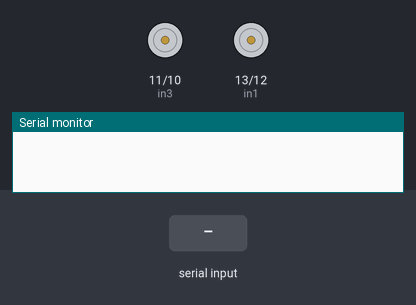
A sketch run on a simulated Arduino Uno, built with avr-gcc and run on an emulated ATmega328P. On the bench: motor-driver pin pairs drawn as motors (green arrow = first pin HIGH = forward, orange = second pin HIGH = backward, longer = more drive), the last lines printed to the serial monitor. The test bench sets the inputs (shaded band).

Above: at 2.0 s.
2.1 s: "fords\n" received over Serial
At 3.8 s:
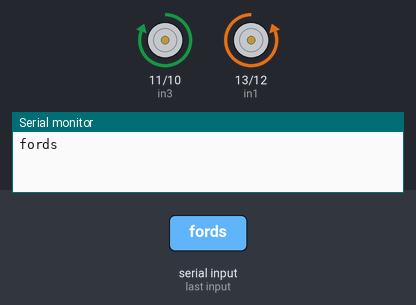
4.5 s: "lefts\n" received over Serial
At 5.4 s:
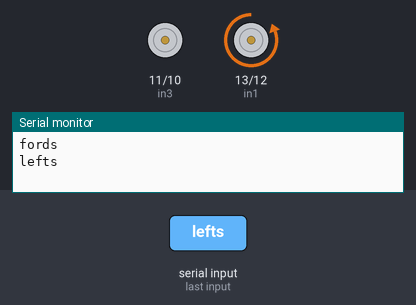
6.5 s: "right\n" received over Serial
At 8.1 s:
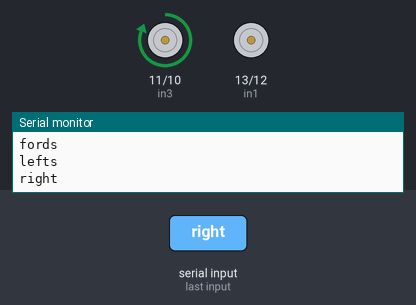
Timing chart, 0 to 9.6 s (numbered marks = the images above; inputs shaded):
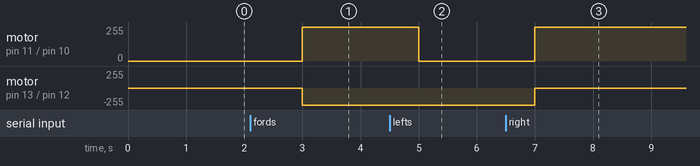

The sketch:

slaveCode.ino
```cpp
//For serial receive.
const byte numChars = 30;
char receivedChars[numChars]; // an array to store the received data
String received; //The data as a string
boolean newData = false;

// MOTOR A (right side)
int in1 = 13;
int in2 = 12;

// MOTOR B (left side)
int in3 = 11;
int in4 = 10;

void setup()
{
  Serial.begin(9600); // Starts the serial communication

  // Sets up all motor pins as output
  pinMode(in1, OUTPUT);
  pinMode(in2, OUTPUT);
  pinMode(in3, OUTPUT);
  pinMode(in4, OUTPUT);

  //pinMode(3, OUTPUT);
}

void loop()
{
  //Serial.println("hello from simon");
  delay(1000);
  recvWithEndMarker();
   if (newData == true)
   {
    String instruction = received.substring(0,5);
    Serial.println(instruction);
    if(instruction == "fords")
    {
      moveForward(); // Moves both motors forwards
      //digitalWrite(3, HIGH); // turns on green LED
    }
    if(instruction == "stops")
    {
      moveStop(); // Turns off all motors
      //digitalWrite(3, LOW); // turns on green LED
    }
    if(instruction == "lefts")
    {
      moveLeft(); // Moves left motor forwards
    }
    if(instruction == "right")
    {
      moveRight(); // Moves right motor forwards
    }
    newData = false;
   }
}

void recvWithEndMarker()
{
 static byte ndx = 0;
 char endMarker = '\n';
 char rc;

 while (Serial.available() > 0 && newData == false)
 {
  rc = Serial.read();

  if (rc != endMarker)
  {
    receivedChars[ndx] = rc;
    ndx++;
    if (ndx >= numChars)
    {
      ndx = numChars - 1;
    }
 }
 else
  {
  receivedChars[ndx] = '\0'; // terminate the string
  received = String(receivedChars);
  ndx = 0;
  newData = true;
  }
 }
}

// Moves both motors forwards
void moveForward()
{
  digitalWrite(in1, LOW);
  digitalWrite(in2, HIGH);
  digitalWrite(in3, HIGH);
  digitalWrite(in4, LOW);
}

// Moves left motor forwards
void moveLeft()
{
  digitalWrite(in1, LOW);
  digitalWrite(in2, HIGH);
  digitalWrite(in3, LOW);
  digitalWrite(in4, LOW);
}

// Moves right motor forwards
void moveRight()
{
  digitalWrite(in1, LOW);
  digitalWrite(in2, LOW);
  digitalWrite(in3, HIGH);
  digitalWrite(in4, LOW);
}

// Turn off all motors
void moveStop()
{
  digitalWrite(in1, LOW);
  digitalWrite(in2, LOW);
  digitalWrite(in3, LOW);
  digitalWrite(in4, LOW);
}
```

Measured:
- after the input at 2.1 s, motor on pin 11 (in3) / pin 10 (in4): stopped → forward 255/255 after 0.90 s; motor on pin 13 (in1) / pin 12 (in2): stopped → backward 255/255 after 0.90 s
- after the input at 4.5 s, motor on pin 11 (in3) / pin 10 (in4): forward 255/255 → stopped after 0.50 s
- after the input at 6.5 s, motor on pin 11 (in3) / pin 10 (in4): stopped → forward 255/255 after 0.50 s; motor on pin 13 (in1) / pin 12 (in2): backward 255/255 → stopped after 0.50 s
